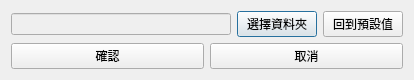
<?xml version="1.0" encoding="UTF-8"?>
<ui version="4.0">
 <class>Dialog</class>
 <widget class="QDialog" name="Dialog">
  <property name="geometry">
   <rect>
    <x>0</x>
    <y>0</y>
    <width>412</width>
    <height>74</height>
   </rect>
  </property>
  <property name="windowTitle">
   <string>選取暫存檔位置</string>
  </property>
  <layout class="QVBoxLayout" name="verticalLayout">
   <item>
    <layout class="QHBoxLayout" name="horizontalLayout">
     <item>
      <widget class="QLineEdit" name="qtFolderPathLineEdit">
       <property name="enabled">
        <bool>false</bool>
       </property>
       <property name="minimumSize">
        <size>
         <width>220</width>
         <height>0</height>
        </size>
       </property>
      </widget>
     </item>
     <item>
      <widget class="QPushButton" name="qtSelectPushButton">
       <property name="minimumSize">
        <size>
         <width>80</width>
         <height>0</height>
        </size>
       </property>
       <property name="text">
        <string>選擇資料夾</string>
       </property>
      </widget>
     </item>
     <item>
      <widget class="QPushButton" name="qtReturnToDefaultPushButton">
       <property name="minimumSize">
        <size>
         <width>80</width>
         <height>0</height>
        </size>
       </property>
       <property name="text">
        <string>回到預設值</string>
       </property>
      </widget>
     </item>
    </layout>
   </item>
   <item>
    <layout class="QHBoxLayout" name="horizontalLayout_2">
     <item>
      <widget class="QPushButton" name="qtOkPushButton">
       <property name="text">
        <string>確認</string>
       </property>
      </widget>
     </item>
     <item>
      <widget class="QPushButton" name="qtCancelPushButton">
       <property name="text">
        <string>取消</string>
       </property>
      </widget>
     </item>
    </layout>
   </item>
  </layout>
 </widget>
 <resources/>
 <connections/>
</ui>
